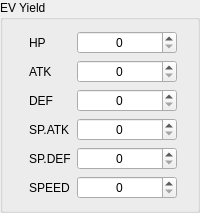
                   <widget class="QGroupBox" name="groupBox_evYield">
                    <property name="title">
                     <string>EV Yield</string>
                    </property>
                    <layout class="QFormLayout" name="formLayout_evYield">
                     <property name="formAlignment">
                      <set>Qt::AlignCenter</set>
                     </property>
                     <item row="0" column="0">
                      <widget class="QLabel" name="label_4">
                       <property name="text">
                        <string>HP</string>
                       </property>
                      </widget>
                     </item>
                     <item row="1" column="0">
                      <widget class="QLabel" name="label_6">
                       <property name="text">
                        <string>ATK</string>
                       </property>
                      </widget>
                     </item>
                     <item row="2" column="0">
                      <widget class="QLabel" name="label_8">
                       <property name="text">
                        <string>DEF</string>
                       </property>
                      </widget>
                     </item>
                     <item row="3" column="0">
                      <widget class="QLabel" name="label_12">
                       <property name="text">
                        <string>SP.ATK</string>
                       </property>
                      </widget>
                     </item>
                     <item row="4" column="0">
                      <widget class="QLabel" name="label_13">
                       <property name="text">
                        <string>SP.DEF</string>
                       </property>
                      </widget>
                     </item>
                     <item row="5" column="0">
                      <widget class="QLabel" name="label_14">
                       <property name="text">
                        <string>SPEED</string>
                       </property>
                      </widget>
                     </item>
                     <item row="0" column="1">
                      <widget class="QSpinBox" name="evs_hp">
                       <property name="sizePolicy">
                        <sizepolicy hsizetype="Expanding" vsizetype="Fixed">
                         <horstretch>0</horstretch>
                         <verstretch>0</verstretch>
                        </sizepolicy>
                       </property>
                       <property name="minimumSize">
                        <size>
                         <width>60</width>
                         <height>0</height>
                        </size>
                       </property>
                       <property name="maximumSize">
                        <size>
                         <width>100</width>
                         <height>16777215</height>
                        </size>
                       </property>
                       <property name="alignment">
                        <set>Qt::AlignCenter</set>
                       </property>
                       <property name="maximum">
                        <number>3</number>
                       </property>
                      </widget>
                     </item>
                     <item row="1" column="1">
                      <widget class="QSpinBox" name="evs_atk">
                       <property name="sizePolicy">
                        <sizepolicy hsizetype="Expanding" vsizetype="Fixed">
                         <horstretch>0</horstretch>
                         <verstretch>0</verstretch>
                        </sizepolicy>
                       </property>
                       <property name="minimumSize">
                        <size>
                         <width>60</width>
                         <height>0</height>
                        </size>
                       </property>
                       <property name="maximumSize">
                        <size>
                         <width>100</width>
                         <height>16777215</height>
                        </size>
                       </property>
                       <property name="alignment">
                        <set>Qt::AlignCenter</set>
                       </property>
                      </widget>
                     </item>
                     <item row="2" column="1">
                      <widget class="QSpinBox" name="evs_def">
                       <property name="sizePolicy">
                        <sizepolicy hsizetype="Expanding" vsizetype="Fixed">
                         <horstretch>0</horstretch>
                         <verstretch>0</verstretch>
                        </sizepolicy>
                       </property>
                       <property name="minimumSize">
                        <size>
                         <width>60</width>
                         <height>0</height>
                        </size>
                       </property>
                       <property name="maximumSize">
                        <size>
                         <width>100</width>
                         <height>16777215</height>
                        </size>
                       </property>
                       <property name="alignment">
                        <set>Qt::AlignCenter</set>
                       </property>
                      </widget>
                     </item>
                     <item row="3" column="1">
                      <widget class="QSpinBox" name="evs_spatk">
                       <property name="sizePolicy">
                        <sizepolicy hsizetype="Expanding" vsizetype="Fixed">
                         <horstretch>0</horstretch>
                         <verstretch>0</verstretch>
                        </sizepolicy>
                       </property>
                       <property name="minimumSize">
                        <size>
                         <width>60</width>
                         <height>0</height>
                        </size>
                       </property>
                       <property name="maximumSize">
                        <size>
                         <width>100</width>
                         <height>16777215</height>
                        </size>
                       </property>
                       <property name="alignment">
                        <set>Qt::AlignCenter</set>
                       </property>
                      </widget>
                     </item>
                     <item row="4" column="1">
                      <widget class="QSpinBox" name="evs_spdef">
                       <property name="sizePolicy">
                        <sizepolicy hsizetype="Expanding" vsizetype="Fixed">
                         <horstretch>0</horstretch>
                         <verstretch>0</verstretch>
                        </sizepolicy>
                       </property>
                       <property name="minimumSize">
                        <size>
                         <width>60</width>
                         <height>0</height>
                        </size>
                       </property>
                       <property name="maximumSize">
                        <size>
                         <width>100</width>
                         <height>16777215</height>
                        </size>
                       </property>
                       <property name="alignment">
                        <set>Qt::AlignCenter</set>
                       </property>
                      </widget>
                     </item>
                     <item row="5" column="1">
                      <widget class="QSpinBox" name="evs_speed">
                       <property name="sizePolicy">
                        <sizepolicy hsizetype="Expanding" vsizetype="Fixed">
                         <horstretch>0</horstretch>
                         <verstretch>0</verstretch>
                        </sizepolicy>
                       </property>
                       <property name="minimumSize">
                        <size>
                         <width>60</width>
                         <height>0</height>
                        </size>
                       </property>
                       <property name="maximumSize">
                        <size>
                         <width>100</width>
                         <height>16777215</height>
                        </size>
                       </property>
                       <property name="alignment">
                        <set>Qt::AlignCenter</set>
                       </property>
                      </widget>
                     </item>
                    </layout>
                   </widget>
